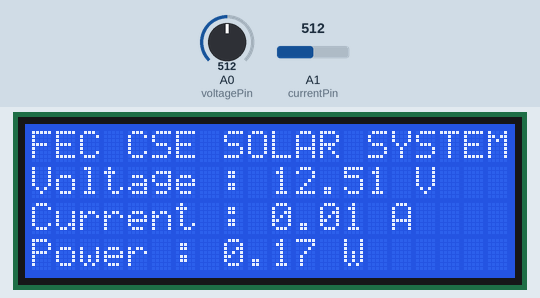
This sketch was run on a simulated Arduino Uno, built with avr-gcc and run on an emulated ATmega328P. Shown: 20×4 character LCD. The inputs (shaded band) are chosen by the test bench; at power-on: A0 (voltagePin) = 512, A1 (currentPin) = 512.

Above: at 7.2 s.
7.3 s: A0 (voltagePin) set to 716
At 9.1 s:
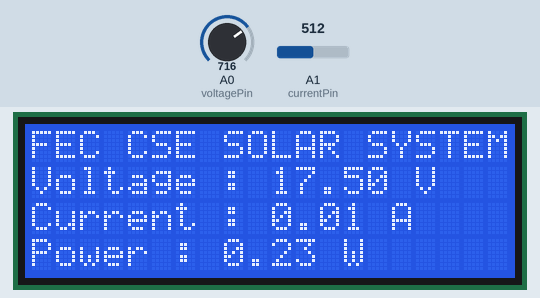
9.4 s: A1 (currentPin) set to 716
At 11.3 s:
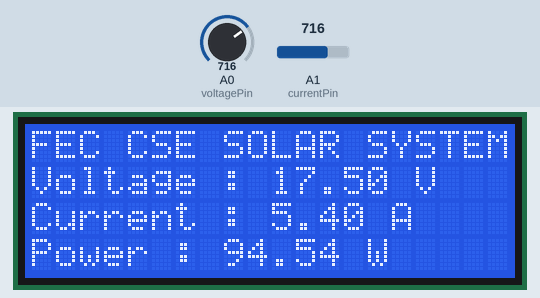
12.3 s: A0 (voltagePin) set to 900
At 14.7 s:
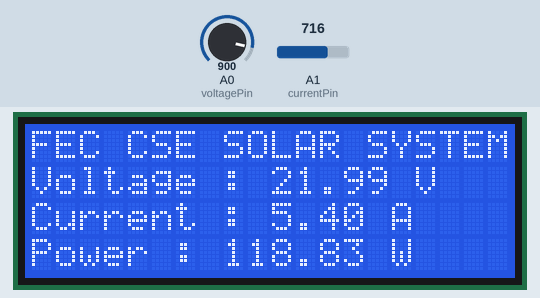
15.1 s: A1 (currentPin) set to 900
At 17.0 s:
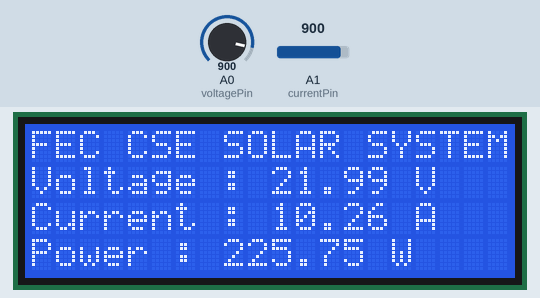
18.0 s: A0 (voltagePin) set to 1023
At 20.4 s:
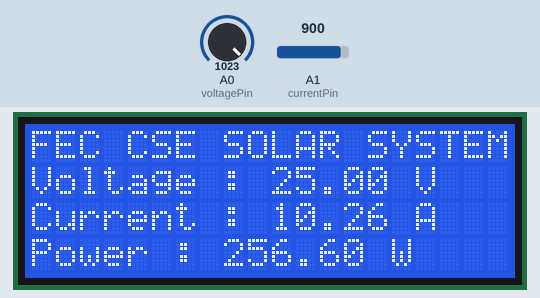
20.9 s: A1 (currentPin) set to 1023
At 22.7 s:
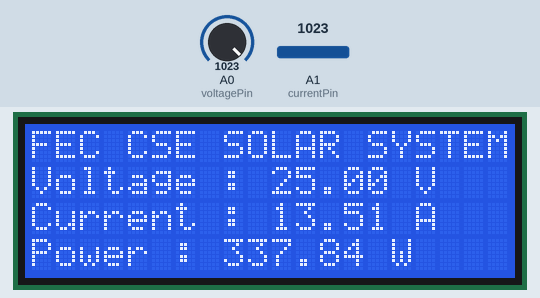
Timing chart, 0 to 24.2 s (numbered marks = the images above; inputs shaded):
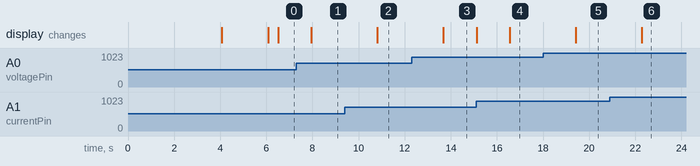

The sketch:

Solar_Monitoring_System_Lab_Manual_.ino
```cpp
#include <LiquidCrystal.h>

// LCD pin configuration: RS, E, D4, D5, D6, D7
LiquidCrystal lcd(12, 11, 10, 9, 8, 7);

// Analog sensor pins
const int voltagePin = A0;
const int currentPin = A1;

// Voltage divider resistors
const float R1 = 4000.0;
const float R2 = 1000.0;

// ACS712 5A sensitivity
const float sensitivity = 0.185; // V/A

// Nominal ACS712 zero-current output
const float zeroCurrentVoltage = 2.5;

// Arduino ADC reference voltage
const float referenceVoltage = 5.0;

void setup() {
  lcd.begin(20, 4);

  // Welcome screen 1
  lcd.setCursor(5, 0);
  lcd.print("WELCOME TO");
  lcd.setCursor(6, 1);
  lcd.print("FEC CSE");
  lcd.setCursor(0, 2);
  lcd.print("MICROCONTROLLER LAB");
  lcd.setCursor(4, 3);
  lcd.print("SOLAR PROJECT");
  delay(4000);
  lcd.clear();

  // Welcome screen 2
  lcd.setCursor(1, 1);
  lcd.print("Solar Monitoring");
  lcd.setCursor(3, 2);
  lcd.print("System Starting");
  delay(2000);
  lcd.clear();
}

void loop() {
  // 1. Read and average panel-voltage samples
  long voltageTotal = 0;
  for (int i = 0; i < 100; i++) {
    voltageTotal += analogRead(voltagePin);
    delay(2);
  }
  float voltageReading = voltageTotal / 100.0;
  float sensorVoltage = voltageReading * referenceVoltage / 1023.0;

  // Convert divider output to panel voltage
  float solarVoltage = sensorVoltage * (R1 + R2) / R2;

  // 2. Read and average ACS712 samples
  long currentTotal = 0;
  for (int i = 0; i < 100; i++) {
    currentTotal += analogRead(currentPin);
    delay(2);
  }
  float currentReading = currentTotal / 100.0;
  float currentSensorVoltage = currentReading * referenceVoltage / 1023.0;

  // Convert ACS712 output voltage to current
  float solarCurrent = (currentSensorVoltage - zeroCurrentVoltage) / sensitivity;

  // Display magnitude only; direction is not shown
  solarCurrent = abs(solarCurrent);

  // 3. Calculate electrical power
  float solarPower = solarVoltage * solarCurrent;

  // 4. Display values on the 20x4 LCD
  lcd.setCursor(0, 0);
  lcd.print("FEC CSE SOLAR SYSTEM");

  lcd.setCursor(0, 1);
  lcd.print("Voltage : ");
  lcd.print(solarVoltage, 2);
  lcd.print(" V  ");

  lcd.setCursor(0, 2);
  lcd.print("Current : ");
  lcd.print(solarCurrent, 2);
  lcd.print(" A  ");

  lcd.setCursor(0, 3);
  lcd.print("Power : ");
  lcd.print(solarPower, 2);
  lcd.print(" W  ");

  delay(1000);
}
```

Measured:
- after the input at 7.3 s, the display: changes after 0.65 s (image 1)
- after the input at 9.4 s, the display: changes after 1.4 s (image 2)
- after the input at 12.3 s, the display: changes after 1.4 s (image 3)
- after the input at 15.1 s, the display: first changes at once (image 4 shows a later state)
- after the input at 18.0 s, the display: changes after 1.4 s (image 5)
- after the input at 20.9 s, the display: changes after 1.4 s (image 6)
